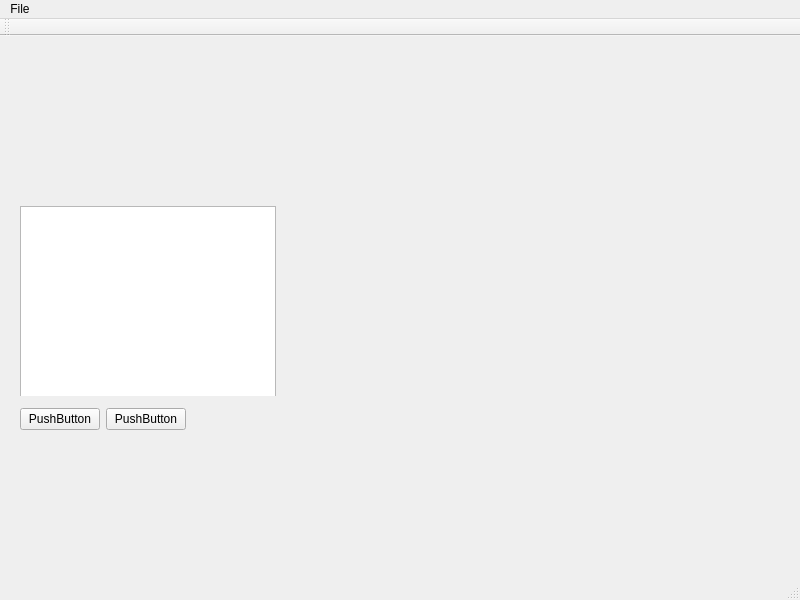
<?xml version="1.0" encoding="UTF-8"?>
<ui version="4.0">
 <class>MainWindow</class>
 <widget class="QMainWindow" name="MainWindow">
  <property name="geometry">
   <rect>
    <x>0</x>
    <y>0</y>
    <width>800</width>
    <height>600</height>
   </rect>
  </property>
  <property name="windowTitle">
   <string>MainWindow</string>
  </property>
  <widget class="QWidget" name="centralwidget">
   <property name="sizePolicy">
    <sizepolicy hsizetype="Expanding" vsizetype="Expanding">
     <horstretch>0</horstretch>
     <verstretch>0</verstretch>
    </sizepolicy>
   </property>
   <widget class="QWidget" name="layoutWidget">
    <property name="geometry">
     <rect>
      <x>20</x>
      <y>370</y>
      <width>204</width>
      <height>26</height>
     </rect>
    </property>
    <layout class="QHBoxLayout" name="horizontalLayout_2">
     <item>
      <widget class="QPushButton" name="pushButton">
       <property name="text">
        <string>PushButton</string>
       </property>
      </widget>
     </item>
     <item>
      <widget class="QPushButton" name="pushButton_2">
       <property name="text">
        <string>PushButton</string>
       </property>
      </widget>
     </item>
     <item>
      <spacer name="horizontalSpacer">
       <property name="orientation">
        <enum>Qt::Orientation::Horizontal</enum>
       </property>
       <property name="sizeHint" stdset="0">
        <size>
         <width>40</width>
         <height>20</height>
        </size>
       </property>
      </spacer>
     </item>
    </layout>
   </widget>
   <widget class="QWidget" name="layoutWidget">
    <property name="geometry">
     <rect>
      <x>20</x>
      <y>150</y>
      <width>258</width>
      <height>210</height>
     </rect>
    </property>
    <layout class="QVBoxLayout" name="verticalLayout">
     <item>
      <widget class="QWidget" name="widget" native="true">
       <widget class="QTreeView" name="treeView">
        <property name="geometry">
         <rect>
          <x>0</x>
          <y>20</y>
          <width>256</width>
          <height>192</height>
         </rect>
        </property>
       </widget>
      </widget>
     </item>
    </layout>
   </widget>
  </widget>
  <widget class="QMenuBar" name="menubar">
   <property name="geometry">
    <rect>
     <x>0</x>
     <y>0</y>
     <width>800</width>
     <height>22</height>
    </rect>
   </property>
   <widget class="QMenu" name="menuFile">
    <property name="title">
     <string>File</string>
    </property>
    <addaction name="actionOpen_File"/>
   </widget>
   <addaction name="menuFile"/>
  </widget>
  <widget class="QStatusBar" name="statusbar"/>
  <widget class="QToolBar" name="toolBar_3">
   <property name="windowTitle">
    <string>toolBar_3</string>
   </property>
   <attribute name="toolBarArea">
    <enum>TopToolBarArea</enum>
   </attribute>
   <attribute name="toolBarBreak">
    <bool>false</bool>
   </attribute>
  </widget>
  <action name="actionOpen_File">
   <property name="icon">
    <iconset resource="icons.qrc">
     <normaloff>:/New folder/fileopen.png</normaloff>:/New folder/fileopen.png</iconset>
   </property>
   <property name="text">
    <string>Open File</string>
   </property>
   <property name="menuRole">
    <enum>QAction::MenuRole::NoRole</enum>
   </property>
  </action>
 </widget>
 <resources>
  <include location="icons.qrc"/>
 </resources>
 <connections/>
</ui>
